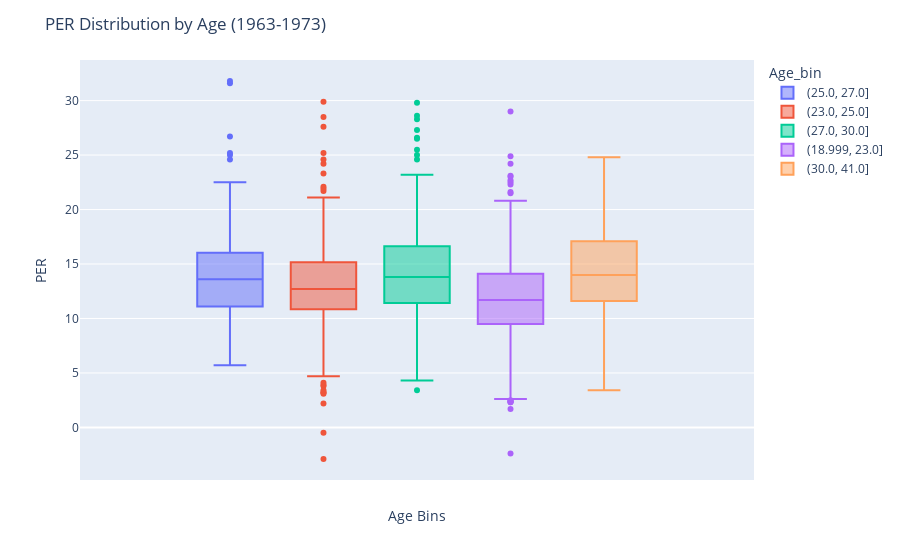
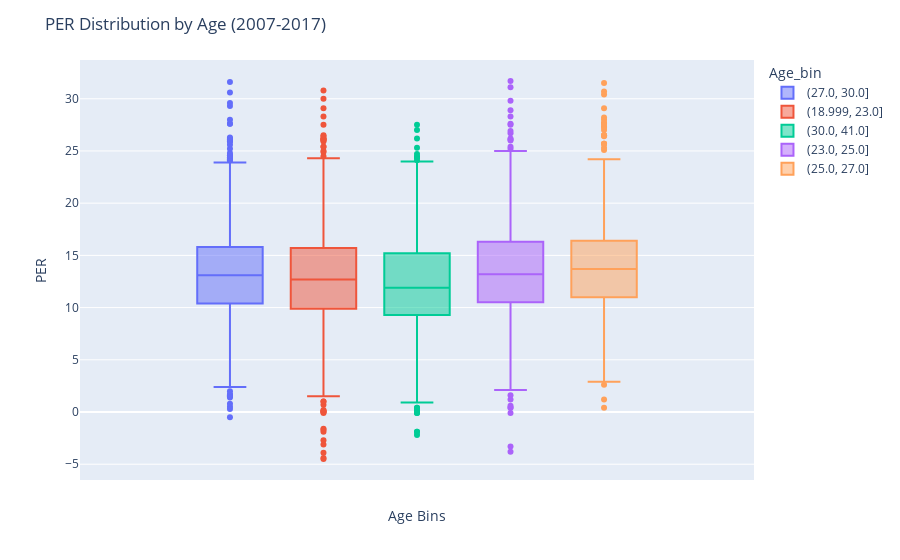

Notebook cell for these charts, in order:
### Markdown cell above
With our combined heat map we can draw a few valuable insights on the relationships of our variables with bodily characteristics.

1. A higher player weight and height tend to have a negative correalation with assists and positive
correalation with rebounds for both eras.

2. BMI seems to have a highly positive correalation with weight and a slightly less positive correalation
with height for both eras. This is likely because weight is weighted more heavily in the BMI formula. 

3. The insight that player height and weight correalate with one another is also supported by
this visualization. 

4. PER had a slightly positive correlation with height, weight and BMI for both eras which supports our past visualizations.

5. Age and PER in the modern era had a negative correlation while a positive one in the legacy era which further suggests that
players prime's in the legacy era were at later ages than today. 

6. DWS had slightly more positive correlation than OWS when it comes to weight and height in both eras. 

7. PER and BMI had a slightly positive correlation which supports that more experienced players with more muscle and 
body development are more efficient.

8. BMI and Age had a negative correlation in the modern age while it a positive correlation in the legacy age suggesting, 
that player's had older primes in the legacy era which supports our previous theories.

### Code cell
# Creating boxplots to find the age group's that possessed the best PER
combined_df['Age_bin'] = pd.qcut(combined_df['Age'], q=5)

# Create the first box plot
fig = px.box(combined_df.query('Year >= 1963 & Year <= 1973'), y="PER", color="Age_bin")
fig.update_layout(
    title="PER Distribution by Age (1963-1973)",
    xaxis_title="Age Bins",
    yaxis_title="PER"
)
fig.show()

# Create the second box plot
fig2 = px.box(combined_df.query('Year >= 2007 & Year <= 2017'), y="PER", color="Age_bin")
fig2.update_layout(
    title="PER Distribution by Age (2007-2017)",
    xaxis_title="Age Bins",
    yaxis_title="PER"
)
fig2.show()

### Figure 1 — Plotly figure (JSON) as saved in the notebook; plotly's stock layout.template omitted (floating-point values rounded to 4 significant figures; data arrays with more than 128 entries replaced by an {"elided": "..."} marker saying what was removed)
{"data": [{"alignmentgroup": "True", "hovertemplate": "Age_bin=(25.0, 27.0]<br>PER=%{y}<extra></extra>", "legendgroup": "(25.0, 27.0]", "marker": {"color": "#636efa"}, "name": "(25.0, 27.0]", "notched": false, "offsetgroup": "(25.0, 27.0]", "orientation": "v", "showlegend": true, "type": "box", "x0": " ", "xaxis": "x", "y": {"elided": "361 float values"}, "y0": " ", "yaxis": "y"}, {"alignmentgroup": "True", "hovertemplate": "Age_bin=(23.0, 25.0]<br>PER=%{y}<extra></extra>", "legendgroup": "(23.0, 25.0]", "marker": {"color": "#EF553B"}, "name": "(23.0, 25.0]", "notched": false, "offsetgroup": "(23.0, 25.0]", "orientation": "v", "showlegend": true, "type": "box", "x0": " ", "xaxis": "x", "y": {"elided": "452 float values"}, "y0": " ", "yaxis": "y"}, {"alignmentgroup": "True", "hovertemplate": "Age_bin=(27.0, 30.0]<br>PER=%{y}<extra></extra>", "legendgroup": "(27.0, 30.0]", "marker": {"color": "#00cc96"}, "name": "(27.0, 30.0]", "notched": false, "offsetgroup": "(27.0, 30.0]", "orientation": "v", "showlegend": true, "type": "box", "x0": " ", "xaxis": "x", "y": {"elided": "367 float values"}, "y0": " ", "yaxis": "y"}, {"alignmentgroup": "True", "hovertemplate": "Age_bin=(18.999, 23.0]<br>PER=%{y}<extra></extra>", "legendgroup": "(18.999, 23.0]", "marker": {"color": "#ab63fa"}, "name": "(18.999, 23.0]", "notched": false, "offsetgroup": "(18.999, 23.0]", "orientation": "v", "showlegend": true, "type": "box", "x0": " ", "xaxis": "x", "y": {"elided": "463 float values"}, "y0": " ", "yaxis": "y"}, {"alignmentgroup": "True", "hovertemplate": "Age_bin=(30.0, 41.0]<br>PER=%{y}<extra></extra>", "legendgroup": "(30.0, 41.0]", "marker": {"color": "#FFA15A"}, "name": "(30.0, 41.0]", "notched": false, "offsetgroup": "(30.0, 41.0]", "orientation": "v", "showlegend": true, "type": "box", "x0": " ", "xaxis": "x", "y": {"elided": "227 float values"}, "y0": " ", "yaxis": "y"}], "layout": {"boxmode": "group", "legend": {"title": {"text": "Age_bin"}, "tracegroupgap": 0}, "margin": {"t": 60}, "title": {"text": "PER Distribution by Age (1963-1973)"}, "xaxis": {"anchor": "y", "domain": [0, 1], "title": {"text": "Age Bins"}}, "yaxis": {"anchor": "x", "domain": [0, 1], "title": {"text": "PER"}}}}

### Figure 2 — Plotly figure (JSON) as saved in the notebook; plotly's stock layout.template omitted (floating-point values rounded to 4 significant figures; data arrays with more than 128 entries replaced by an {"elided": "..."} marker saying what was removed)
{"data": [{"alignmentgroup": "True", "hovertemplate": "Age_bin=(27.0, 30.0]<br>PER=%{y}<extra></extra>", "legendgroup": "(27.0, 30.0]", "marker": {"color": "#636efa"}, "name": "(27.0, 30.0]", "notched": false, "offsetgroup": "(27.0, 30.0]", "orientation": "v", "showlegend": true, "type": "box", "x0": " ", "xaxis": "x", "y": {"elided": "1118 float values"}, "y0": " ", "yaxis": "y"}, {"alignmentgroup": "True", "hovertemplate": "Age_bin=(18.999, 23.0]<br>PER=%{y}<extra></extra>", "legendgroup": "(18.999, 23.0]", "marker": {"color": "#EF553B"}, "name": "(18.999, 23.0]", "notched": false, "offsetgroup": "(18.999, 23.0]", "orientation": "v", "showlegend": true, "type": "box", "x0": " ", "xaxis": "x", "y": {"elided": "1473 float values"}, "y0": " ", "yaxis": "y"}, {"alignmentgroup": "True", "hovertemplate": "Age_bin=(30.0, 41.0]<br>PER=%{y}<extra></extra>", "legendgroup": "(30.0, 41.0]", "marker": {"color": "#00cc96"}, "name": "(30.0, 41.0]", "notched": false, "offsetgroup": "(30.0, 41.0]", "orientation": "v", "showlegend": true, "type": "box", "x0": " ", "xaxis": "x", "y": {"elided": "1138 float values"}, "y0": " ", "yaxis": "y"}, {"alignmentgroup": "True", "hovertemplate": "Age_bin=(23.0, 25.0]<br>PER=%{y}<extra></extra>", "legendgroup": "(23.0, 25.0]", "marker": {"color": "#ab63fa"}, "name": "(23.0, 25.0]", "notched": false, "offsetgroup": "(23.0, 25.0]", "orientation": "v", "showlegend": true, "type": "box", "x0": " ", "xaxis": "x", "y": {"elided": "1068 float values"}, "y0": " ", "yaxis": "y"}, {"alignmentgroup": "True", "hovertemplate": "Age_bin=(25.0, 27.0]<br>PER=%{y}<extra></extra>", "legendgroup": "(25.0, 27.0]", "marker": {"color": "#FFA15A"}, "name": "(25.0, 27.0]", "notched": false, "offsetgroup": "(25.0, 27.0]", "orientation": "v", "showlegend": true, "type": "box", "x0": " ", "xaxis": "x", "y": {"elided": "947 float values"}, "y0": " ", "yaxis": "y"}], "layout": {"boxmode": "group", "legend": {"title": {"text": "Age_bin"}, "tracegroupgap": 0}, "margin": {"t": 60}, "title": {"text": "PER Distribution by Age (2007-2017)"}, "xaxis": {"anchor": "y", "domain": [0, 1], "title": {"text": "Age Bins"}}, "yaxis": {"anchor": "x", "domain": [0, 1], "title": {"text": "PER"}}}}
